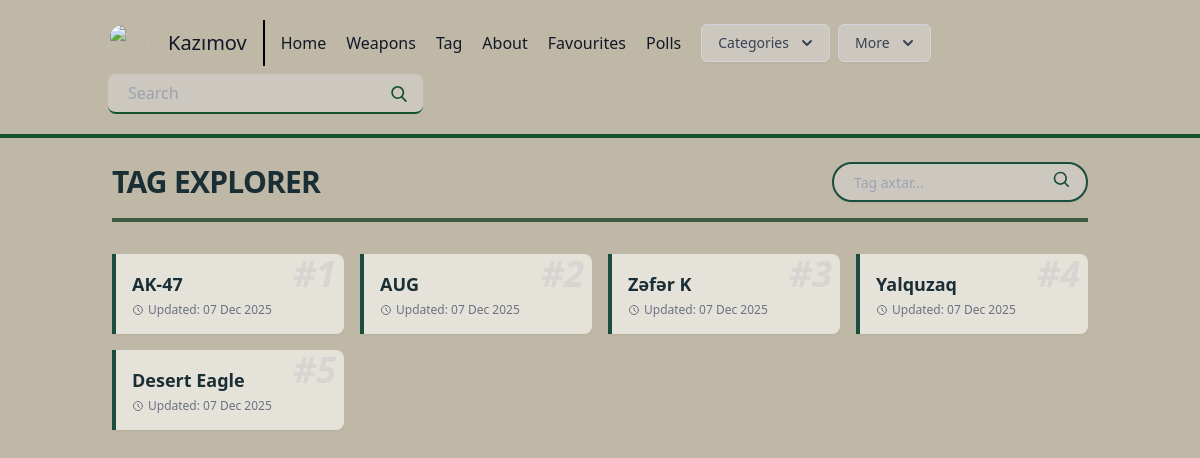
The app's page /tag/ with its own data.
### posts/models.py (models this page shows, shortened)
class Tag (models.Model):
    name = models.CharField(max_length=100)
    id = models.AutoField(primary_key=True)
    created_at = models.DateTimeField(auto_now_add=True)

### posts/views.py (the view)
# urls.py: path('tag/', views.tag_list, name='tag_list'),
def tag_list(request):
    query = request.GET.get('q' , '').strip()
    if query:
        tags = Tag.objects.filter(name__icontains=query)
    else:
        tags = Tag.objects.all()
    return render(request , 'tag_list.html' , {'tag':tags , 'query':query})

### posts/templatetags/markdown_extras.py (called while the page is built)
@register.simple_tag
def get_categories():
    return Category.objects.all()[0:3]

### templates/tag_list.html (shortened to what this page needs)
{% extends 'base.html' %}
{% block content %}
<div class="container mx-auto p-6 min-h-screen">
    <div class="flex flex-col md:flex-row md:items-center justify-between mb-8 border-b-4 border-[#3D5A42] pb-4 gap-4">
        <div>
            <h1 class="text-3xl font-bold text-[#1A2E35] uppercase tracking-tight">Tag Explorer</h1>
        </div>
        <form method="GET" action="{% url 'tag_list' %}" class="relative">
            <input type="text" name="q" placeholder="Tag axtar..."
                   class="border-2 border-[#1B4D3E] bg-[#CCC8C0] h-10 px-5 pr-10 rounded-full text-sm focus:outline-none w-full md:w-64 shadow-sm">
            <button type="submit" class="absolute right-0 top-0 mt-2 mr-4 text-[#1B4D3E]">
                <svg class="h-5 w-5 fill-current" viewBox="0 0 24 24">
                    <path d="M10 18a7.952 7.952 0 0 0 4.897-1.688l4.396 4.396 1.414-1.414-4.396-4.396A7.952 7.952 0 1 0 10 18zm0-14a6 6 0 1 1 0 12 6 6 0 0 1 0-12z"/>
                </svg>
            </button>
        </form>
    </div>
    <div class="grid grid-cols-1 sm:grid-cols-2 lg:grid-cols-4 gap-4">
        {% for i in tag %}
        <div class="bg-[#E5E2DA] border-l-4 border-[#1B4D3E] rounded-r-lg shadow-sm p-4 hover:shadow-md transition-shadow relative overflow-hidden group">
            <span class="absolute right-2 top-0 text-gray-400 opacity-20 text-4xl font-bold italic select-none">
            </span>
            <div class="relative z-10">
                <h5 class="text-[#1A2E35] font-bold text-lg mb-1 group-hover:text-[#1B4D3E] transition-colors">
                    {{ i.name }}
                </h5>
                <div class="flex items-center text-xs text-gray-500">
                    <svg class="w-3 h-3 mr-1" fill="none" stroke="currentColor" viewBox="0 0 24 24">
                        <path stroke-linecap="round" stroke-linejoin="round" stroke-width="2" d="M12 8v4l3 3m6-3a9 9 0 11-18 0 9 9 0 0118 0z"></path>
                    </svg>
                    Updated: {{ i.created_at|date:"d M Y" }}
                </div>
            </div>
            </div>
        {% empty %}
        <div class="col-span-full py-20 text-center">
            <p class="text-gray-500 italic text-lg">Axtarışa uyğun etiket tapılmadı.</p>
        </div>
        {% endfor %}
    </div>
</div>
{% endblock %}

### records on screen
Tag: name "AK-47", created_at "07 Dec 2025"
Tag: name "AUG", created_at "07 Dec 2025"
Tag: name "Zəfər K", created_at "07 Dec 2025"
Tag: name "Yalquzaq", created_at "07 Dec 2025"
Tag: name "Desert Eagle", created_at "07 Dec 2025"
